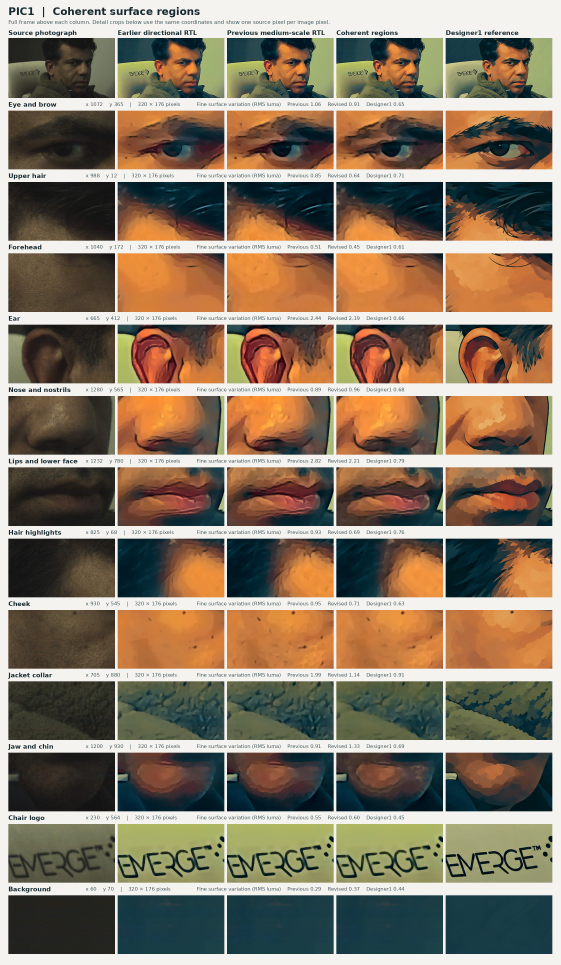
#> input picture KV260/simulation_filters/REV2/Designer1_PIC1_RTL/results/PIC1_Structure_Details.png, 1682 x 2894 px (shown at 1/3 size)
$ python -i compare_structure.py   (imports and definitions only)
#> lines starting #> are read from the running program, lines starting #| are printed output that depends on the picture; after the words box and inside, x2 and y2 are one past the last pixel; in counts of white or black regions, pixels touching at a corner belong together
#> further down, picture is the input picture: shape (2894, 1682, 3); mean B, G, R 101.8, 121.1, 136.1
"""Compare same-coordinate RGB crops and structural measurements at native resolution.

Dependencies: NumPy, SciPy and Pillow. The reference is used strictly for scoring.
"""
import argparse
import hashlib
import json
import math
from pathlib import Path

import numpy as np
from PIL import Image, ImageDraw, ImageFont
from scipy.ndimage import distance_transform_edt, maximum_filter, minimum_filter, sobel, gaussian_filter, label

from surface_metrics import surface_features, surface_mask, surface_scores, flat_components, anatomical_features, anatomical_scores

CROP_W, CROP_H = 320, 176
REGIONS = {
    'Eye and brow': (1072, 365),
    'Upper hair': (988, 12),
    'Forehead': (1040, 172),
    'Ear': (665, 412),
    'Nose and nostrils': (1280, 565),
    'Lips and lower face': (1232, 780),
    'Hair highlights': (825, 68),
    'Cheek': (930, 545),
    'Jacket collar': (705, 880),
    'Jaw and chin': (1200, 930),
    'Chair logo': (230, 564),
    'Background': (60, 70),
}
EDGE_MIN = 8.0
RADIUS = 2
FLAT_RANGE = 4


def analyze(rgb):
    # Luminance over display-coded RGB8; /8 normalizes the Sobel derivative.
    y = (.2126*rgb[...,0] + .7152*rgb[...,1] + .0722*rgb[...,2]).astype(np.float32)
    gx = sobel(y, axis=1, mode='nearest') / 8
    gy = sobel(y, axis=0, mode='nearest') / 8
    mag = np.hypot(gx, gy)
    angle = (np.arctan2(gy,gx) * (4/np.pi) + .5)
    sector = (np.floor(angle).astype(np.int8) % 4)
    strong = np.zeros_like(y, dtype=bool)
    # Nonmaximum suppression, four directions and deterministic tie-breaking.
    pads = np.pad(mag,1,mode='edge')
    h,w = mag.shape
#> h = 2894; w = 1682
    for i,(dy,dx) in enumerate(((0,1),(1,1),(1,0),(1,-1))):
        n1 = pads[1+dy:1+dy+h,1+dx:1+dx+w]
        n2 = pads[1-dy:1-dy+h,1-dx:1-dx+w]
        strong |= (sector==i) & (mag >= EDGE_MIN) & (mag >= n1) & (mag > n2)
#> this loop made 4 passes
#> pass 1, in analyze, `strong |= (sector==i) & (mag >= EDGE_MIN) & (mag >= n1) & (mag > n2)`:
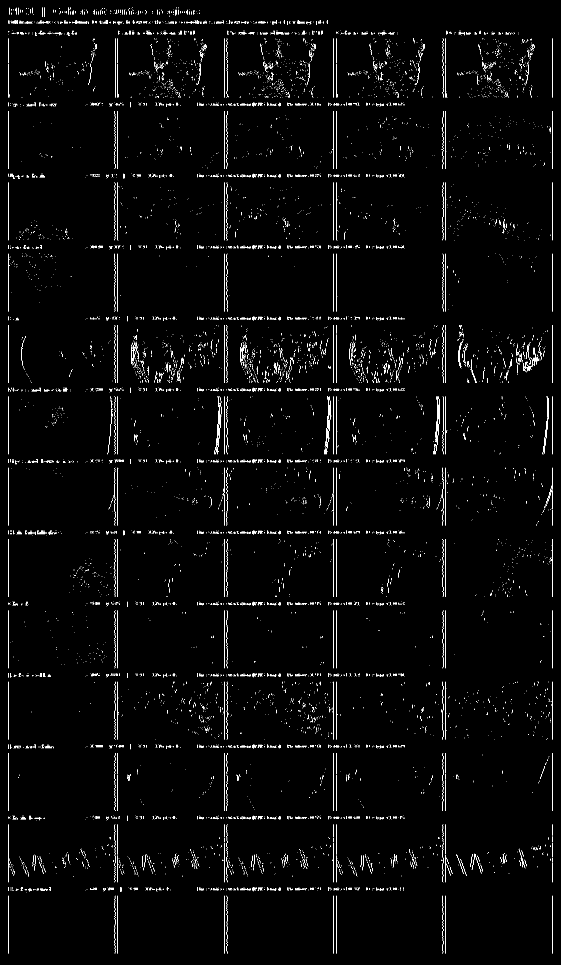
#> strong: shape (2894, 1682) bool (shown at 1/3 size); 1.4% white in thin lines or dots
#> after the loop:
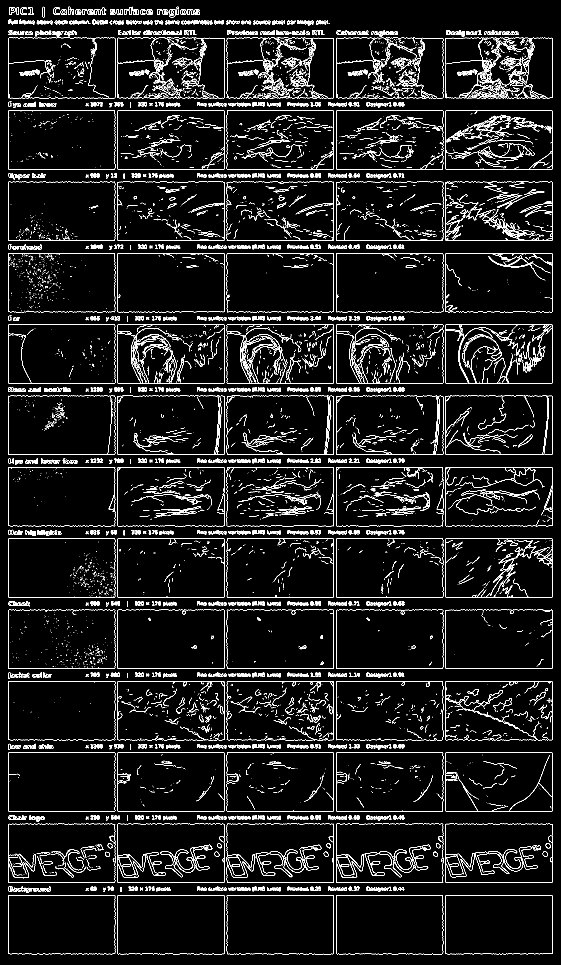
#> strong: shape (2894, 1682) bool (shown at 1/3 size); 4.7% white in thin lines or dots
    # Reject a spurious derivative at the outer border. Geometric crops are interior.
    strong[[0,-1],:]=False
    strong[:,[0,-1]]=False
    components, count = label(strong, structure=np.ones((3, 3), dtype=bool))
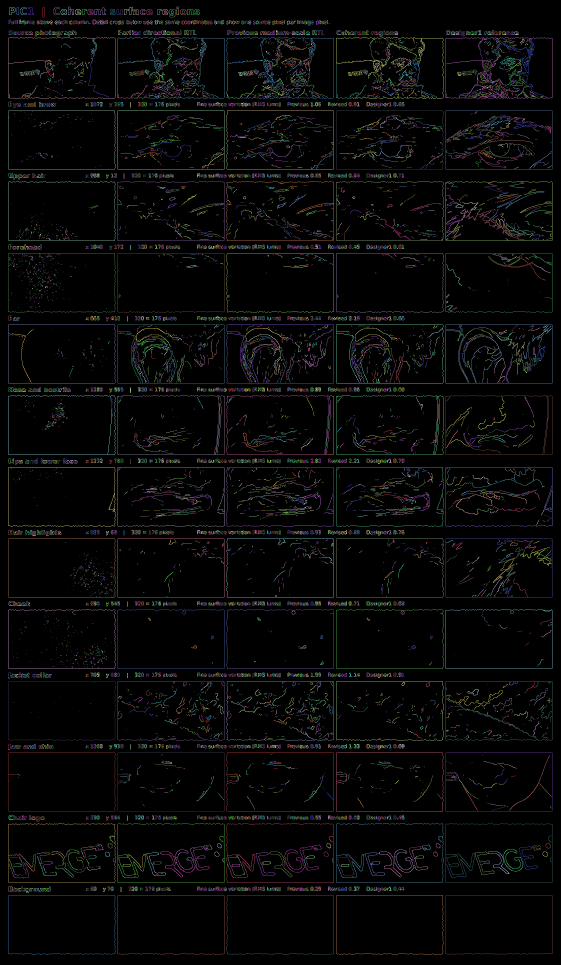
#> components: shape (2894, 1682) int32 (shown at 1/3 size); 9633 distinct labels, from 0 to 9632; one colour per label, 0 black
#> count = 9632
    sizes = np.bincount(components.ravel(), minlength=count+1)
#> sizes = 9633 values, max 4638785 at index 0, min 1 at index 141, mean 505.3
    keep = sizes >= 24
    keep[0] = False
    long_edges = keep[components]
#> long_edges: shape (2894, 1682) bool; 3.9% white in thin lines or dots
    short = (sizes>=1) & (sizes<=8)
    fragments = short[components]
#> fragments: shape (2894, 1682) bool; 0.35% white in thin lines or dots, all inside (x1, y1, x2, y2) = (26, 62, 1655, 2673)
    near_long = (distance_transform_edt(~long_edges) <= RADIUS if np.any(long_edges)
                 else np.zeros_like(long_edges))
#> near_long: shape (2894, 1682) bool; 16.4% white; 772 white regions, largest, box (x1, y1, x2, y2) and area: (1334, 88, 1660, 297) 19707, (1334, 543, 1660, 725) 18742, (1334, 971, 1660, 1153) 18022
    window = (5,5,1)
    span = maximum_filter(rgb, size=window, mode='nearest') - minimum_filter(rgb, size=window, mode='nearest')
    flat = span.max(axis=-1) <= FLAT_RANGE
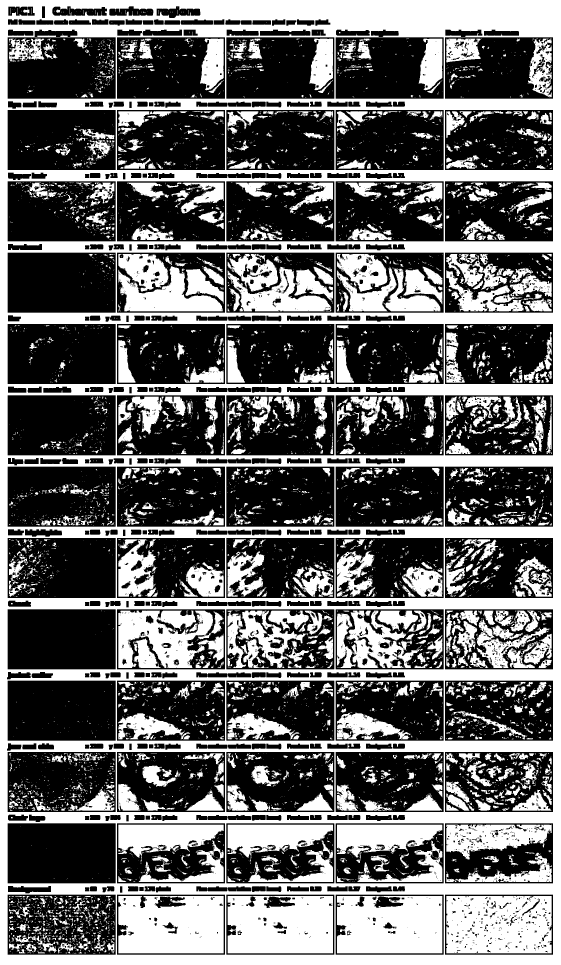
#> flat: shape (2894, 1682) bool (shown at 1/3 size); 40.5% white; 8775 white regions (7006 under 20 px), largest, box (x1, y1, x2, y2) and area: (0, 0, 1682, 2894) 883406, (1339, 2688, 1655, 2860) 50526, (1011, 2688, 1327, 2860) 50277
    dist = distance_transform_edt(~strong) if np.any(strong) else np.full(strong.shape,np.inf,np.float32)
    band = gaussian_filter(y, 1.8, mode='nearest') - gaussian_filter(y, 6, mode='nearest')
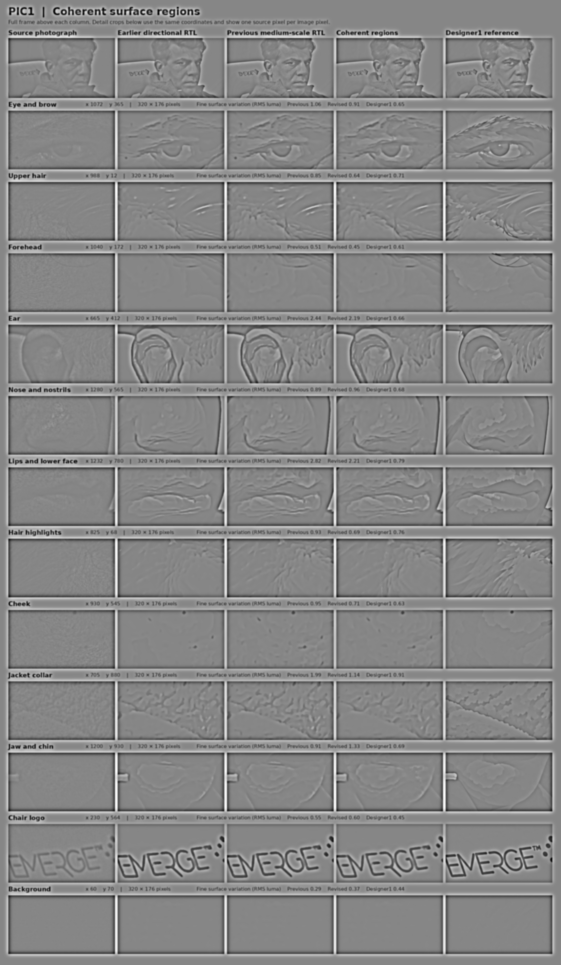
#> band: shape (2894, 1682) float32 (shown at 1/3 size); min -113.9, max 102, mean 0; drawn with min black and max white
    src = rgb.astype(np.int16)
    center = (src[...,0]+2*src[...,1]+src[...,2]+2)//4
    padded = np.pad(center, 1, mode='edge')
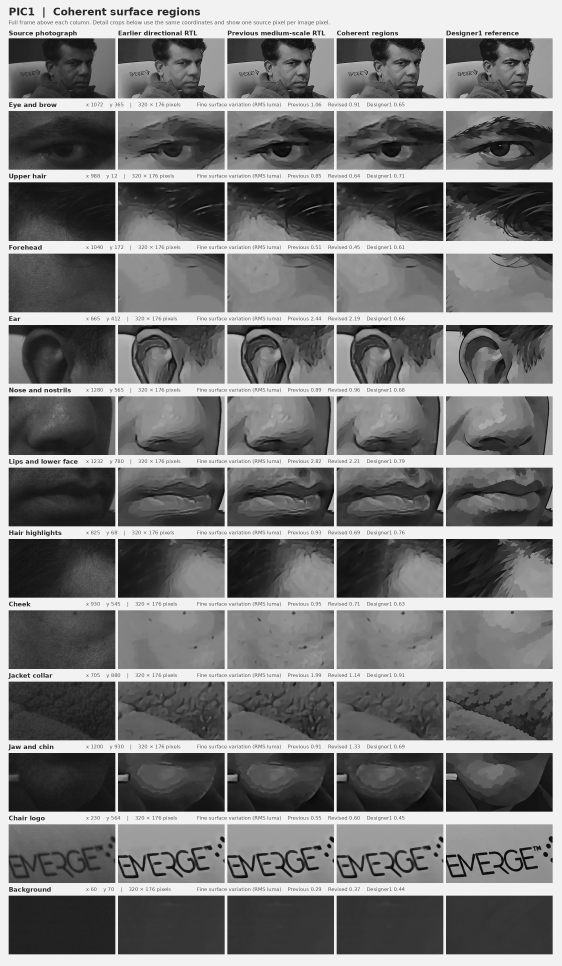
#> padded: shape (2896, 1684) int16 (shown at 1/3 size); min 0, max 242, mean 120.3
    neighbors = np.stack((padded[1:-1,:-2],padded[1:-1,2:],padded[:-2,1:-1],padded[2:,1:-1]))
    extremum = (center >= neighbors.max(0)+3) | (center <= neighbors.min(0)-3)
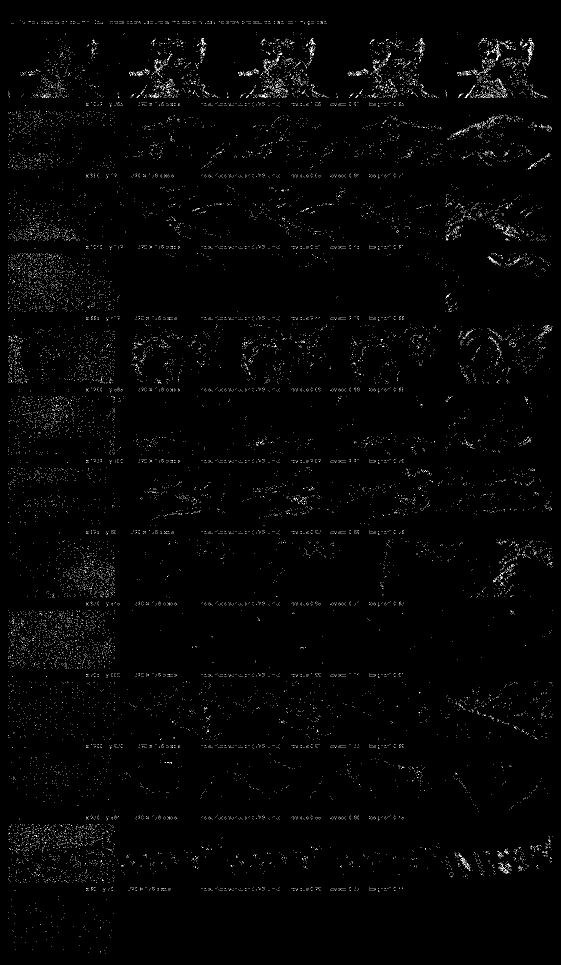
#> extremum: shape (2894, 1682) bool (shown at 1/3 size); 0.61% white in thin lines or dots
    return {'rgb':rgb, 'mag':mag, 'edges':strong, 'near':dist <= RADIUS, 'flat':flat,
            'fragments':fragments, 'dark_point':center<=neighbors.min(0)-3, 'medium_band':band, 'extremum':extremum, 'long':long_edges, 'near_long':near_long}


# [192 lines left out: functions measure, font, make_sheet, main, not called in this run]

# [1 line not run here, left out]

>>> import cv2
>>> picture = cv2.imread('../results/PIC1_Structure_Details.png')
>>> result = analyze(picture)
#> result = 11 items
